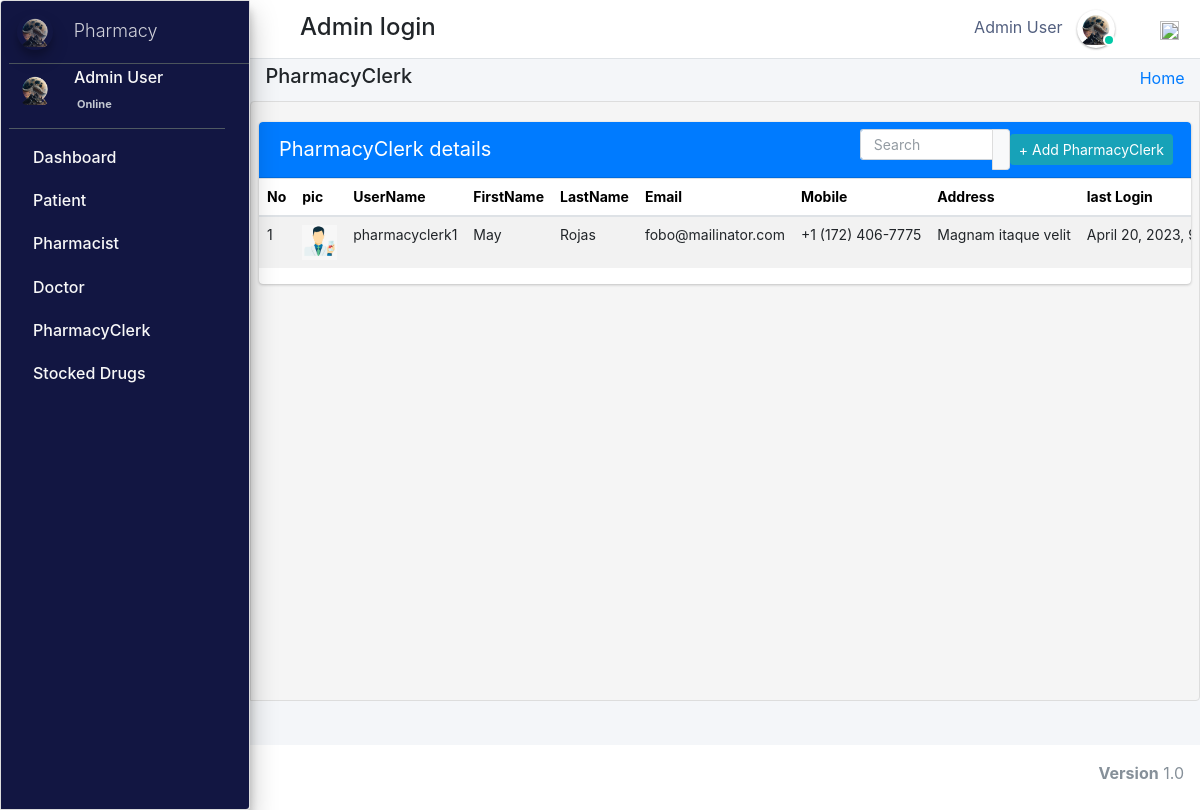
/admin_user/admin_user/manage_pharmacyClerk/ (signed in), run on an earlier commit of the app's database.
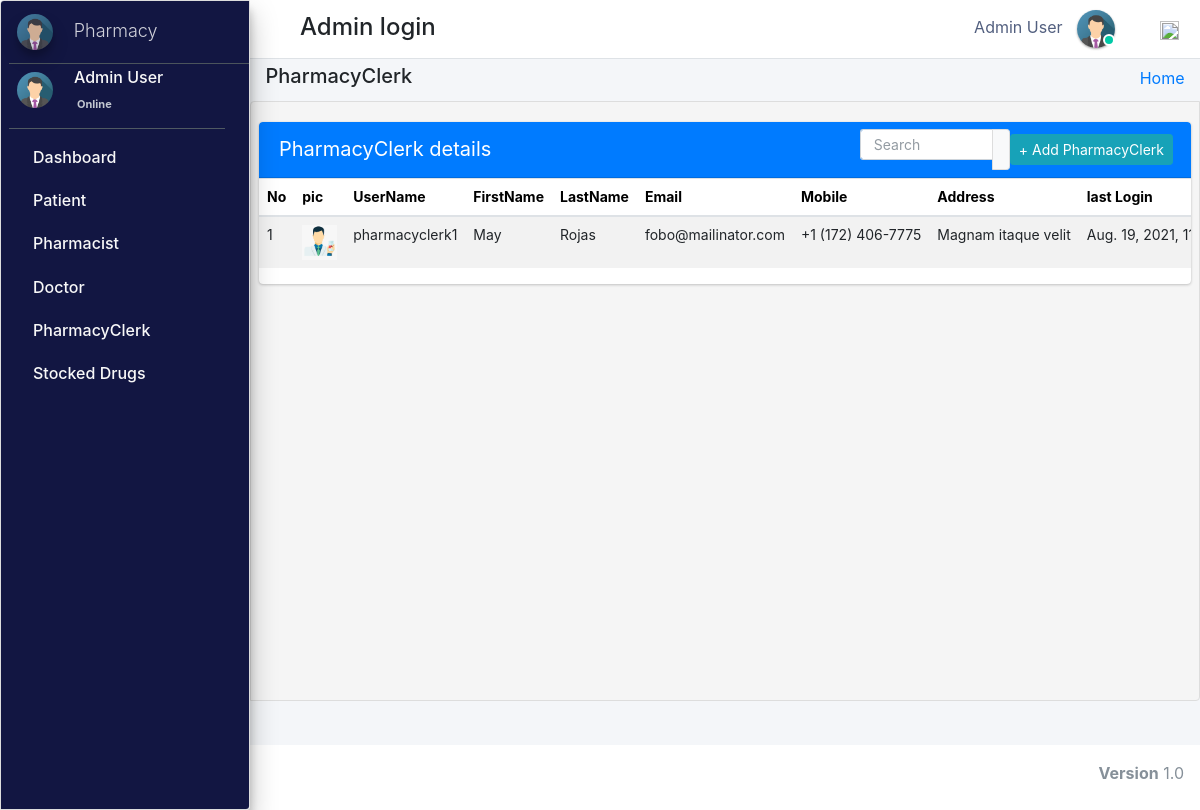
And on a later commit of the database.
### pharmacy/models.py (models this page shows, shortened)
class CustomUser(AbstractUser):
    user_type_data = ((1, "AdminHOD"), (2, "Pharmacist"), (3, "Doctor"), (4, "PharmacyClerk"),(5, "Patients"))
    user_type = models.CharField(default=1, choices=user_type_data, max_length=10)

class AdminHOD(models.Model):
    gender_category=(
        ('Male','Male'),
        ('Female','Female'),
    )
    admin = models.OneToOneField(CustomUser,null=True, on_delete = models.CASCADE)
    emp_no= models.CharField(max_length=100,null=True,blank=True)
    gender=models.CharField(max_length=100,null=True,choices=gender_category)
    mobile=models.CharField(max_length=10,null=True,blank=True)
    address=models.CharField(max_length=300,null=True,blank=True)
    profile_pic=models.ImageField(default="admin.png",null=True,blank=True)
    created_at = models.DateTimeField(auto_now_add=True)
    updated_at = models.DateTimeField(auto_now=True)
    date_employed=models.DateTimeField(auto_now_add=True, auto_now=False)
    objects = models.Manager()

class PharmacyClerk(models.Model):
    gender_category=(
        ('Male','Male'),
        ('Female','Female'),
    )
    admin = models.OneToOneField(CustomUser,null=True, on_delete = models.CASCADE)
    emp_no=models.CharField(max_length=100,null=True,blank=True)
    gender=models.CharField(max_length=100,null=True,choices=gender_category)
    mobile=models.CharField(max_length=10,null=True,blank=True)
    address=models.CharField(max_length=300,null=True,blank=True)
    profile_pic=models.ImageField(default="images2.png",null=True,blank=True)
    age= models.IntegerField(default='0', blank=True, null=True)
    created_at = models.DateTimeField(auto_now_add=True)
    updated_at = models.DateTimeField(auto_now=True)
    objects = models.Manager()

### pharmacy/HODViews.py (the view)
# urls.py: path('admin_user/admin_user/manage_pharmacyClerk/',HODViews.managePharmacyClerk,name='manage_pharmacyClerk'),
def managePharmacyClerk(request):
    staffs = PharmacyClerk.objects.all()
    context = {
        "staffs": staffs,
         "title":"Manage PharmacyClerk"
    }
    return render(request,'hod_templates/manage_pharmacyClerk.html',context)

### pharmacy/LoginCheckMiddleWare.py (called while the page is built, shortened)
    def process_view(self, request, view_func, view_args, view_kwargs):
        modulename = view_func.__module__
        user = request.user
        if user.is_authenticated:
            if user.user_type == "1":
                if modulename == "pharmacy.HODViews":
                    pass
                elif modulename == "":
                    pass
                elif modulename == "pharmacy.views" or modulename == "django.views.static":
                    pass
                else:
                    pass
            else:
                return redirect("login")
        else:
            if request.path == reverse("login"):
                pass
            else:
                return redirect("login")

### pharmacy/templates/hod_templates/manage_pharmacyClerk.html (shortened to what this page needs)
{% extends 'hod_templates/base_template.html'%} {% block page_title %}
<h5>PharmacyClerk</h5>
{% endblock page_title %} {% block main_content %}
<section class="content">
    <div class="row">
        <div class="col-md-12">
            <div class="card card-primary sc">
                <div class="card-header">
                    <span>PharmacyClerk details</span>
                    <div class="card-tools d-flex">
                        <div class="input-group input-group-sm" style="width: 150px;">
                            <input type="text" name="search" class="form-control float-right" placeholder="Search" id="pple">
                            <div class="input-group-append">
                                <button type="submit" class="btn btn-default"></button>
                            </div>
                        </div>
                        <a class="btn btn-sm btn-info mr-2" href="{% url 'add_pharmacyClerk' %}" role="button">+ Add PharmacyClerk</a>
                    </div>
                </div>
                <table class="table" id="plist">
                    <thead>
                        <tr>
                            <th>No</th>
                            <th>pic</th>
                            <th>UserName</th>
                            <th>FirstName</th>
                            <th>LastName</th>
                            <th>Email</th>
                            <th>Mobile</th>
                            <th>Address</th>
                            <th>last Login</th>
                        </tr>
                    </thead>
                    <tbody>
                        {% for staff in staffs %}
                        <tr class="hov">
                            <td>{{staff.id}}</td>
                            <td> <img src="{{staff.profile_pic.url}}" class="" width="35" height="35" alt=""></td>
                            <td>{{staff.admin.username}}</td>
                            <td>{{staff.admin.first_name}}</td>
                            <td>{{staff.admin.last_name}}</td>
                            <td>{{staff.admin.email}}</td>
                            <td>{{staff.mobile}}</td>
                            <td>{{staff.address}}</td>
                            <td>{{staff.admin.last_login}}</td>
                        </tr>
                        {% endfor %}
                    </tbody>
                </table>
            </div>
        </div>
    </div>
</section>
{% endblock %}

### pharmacy/templates/hod_templates/base_template.html (shortened to what this page needs)
{% extends 'base_file.html' %} {% block htm %}
<body class="hold-transition sidebar-mini layout-fixed">
    <div class="wrapper">
        <nav class="main-header navbar navbar-expand navbar-white navbar-light">
            <ul class="navbar-nav">
                <li class="nav-item">
                    <a class="nav-link" data-widget="pushmenu" href="#" role="button"></a>
                </li>
            </ul>
            <h4 style="margin-left: 10px; margin-top: 5px;">Admin login </h4>
            <ul class="navbar-nav ml-auto">
                <li class="mx-3">
                    <a href="#" class="sm-submenu-with-image a">
                        <span>{{user.first_name}}  {{user.last_name}}</span>
                        <img src="{{request.user.adminhod.profile_pic.url}}" class="img-circle elevation-1" width="38" height="38" alt="">
                        <span class="avatar-status avatar-sm-status avatar-status-success"></span>
                    </a>
                </li>
                <li class="nav-item dropdown ml-3 low">
                    <a href="#" class="btn btn-outlined btn-black text-muted bg-transparent " data-toggle="dropdown" aria-expanded="false" data-wow-delay="0.7s"><img src="https://img.icons8.com/ios/50/000000/settings.png" width="19" height="19">
                    </a>
                </li>
            </ul>
        </nav>
        {% include 'hod_templates/sidebar.html'%}
        <div class="content-wrapper">
            <div class="content-header">
                <div class="container-fluid">
                    <div class="row ">
                        <div class="col-sm-6">
                            <h1 class="m-0 text-dark">
                                {% block page_title %} {% endblock page_title %}
                            </h1>
                        </div>
                        <div class="col-sm-6 ">
                            <ol class="breadcrumb float-sm-right">
                                <li class="breadcrumb-item"><a href="">Home</a></li>
                            </ol>
                        </div>
                    </div>
                </div>
            </div>
            {% block main_content %} {% endblock main_content %}
        </div>
        {% include 'hod_templates/footer.html'%}
    </div>
    {% endblock htm %}

### pharmacy/templates/hod_templates/sidebar.html (shortened to what this page needs)
<aside class="main-sidebar sidebar-dark-primary elevation-4">
    <a href="" class="brand-link ml-2">
        <img src="{{request.user.adminhod.profile_pic.url}}" alt="" width="36" height="36" class=" img-circle elevation-3" style="opacity: .8">
        <span class="brand-text font-weight-light mt-1 ml-3 mmust">Pharmacy</span>
    </a>
    <div class="sidebar">
        <div class="user-panel mr-3">
            <div class="pull-left image sm-submenu-with-image a ml-2 ">
                <img src="{{request.user.adminhod.profile_pic.url}}" class="img-circle mt-2" width="36" height="36" alt="User Image">
            </div>
            <div class="pull-left info">
                <p>{{user.first_name}} {{user.last_name}}</p>
                <a href="#"> Online</a>
            </div>
        </div>
        <nav class="mt-2">
            <ul class="nav nav-pills nav-sidebar flex-column" data-widget="treeview" role="menu" data-accordion="false">
                <li class="nav-item">
                    <a href="{% url  'admin_dashboard' %}" class="nav-link">
                        <p>
                            Dashboard
                        </p>
                    </a>
                </li>
                <li class="nav-item">
                    <a href="#" class="nav-link">
                        <p>
                            Patient
                        </p>
                    </a>
                </li>
                <li class="nav-item">
                    <a href="#" class="nav-link">
                        <p>
                            Pharmacist
                        </p>
                    </a>
                </li>
                <li class="nav-item">
                    <a href="#" class="nav-link">
                        <p>
                            Doctor
                        </p>
                    </a>
                </li>
                <li class="nav-item">
                    <a href="#" class="nav-link">
                        <p>
                            PharmacyClerk
                        </p>
                    </a>
                </li>
                <li class="nav-item">
                    <a href="#" class="nav-link">
                        <p>
                            Stocked Drugs
                        </p>
                    </a>
                </li>
            </ul>
        </nav>
    </div>
</aside>

What changed in the data, as far as the page shows it:
changed CustomUser "Admin": user.adminhod.profile_pic: a different picture
changed through a linked row, PharmacyClerk "Magnam itaque velit": admin.last_login "April 20, 2023,…" → "Aug. 19, 2021,…"
